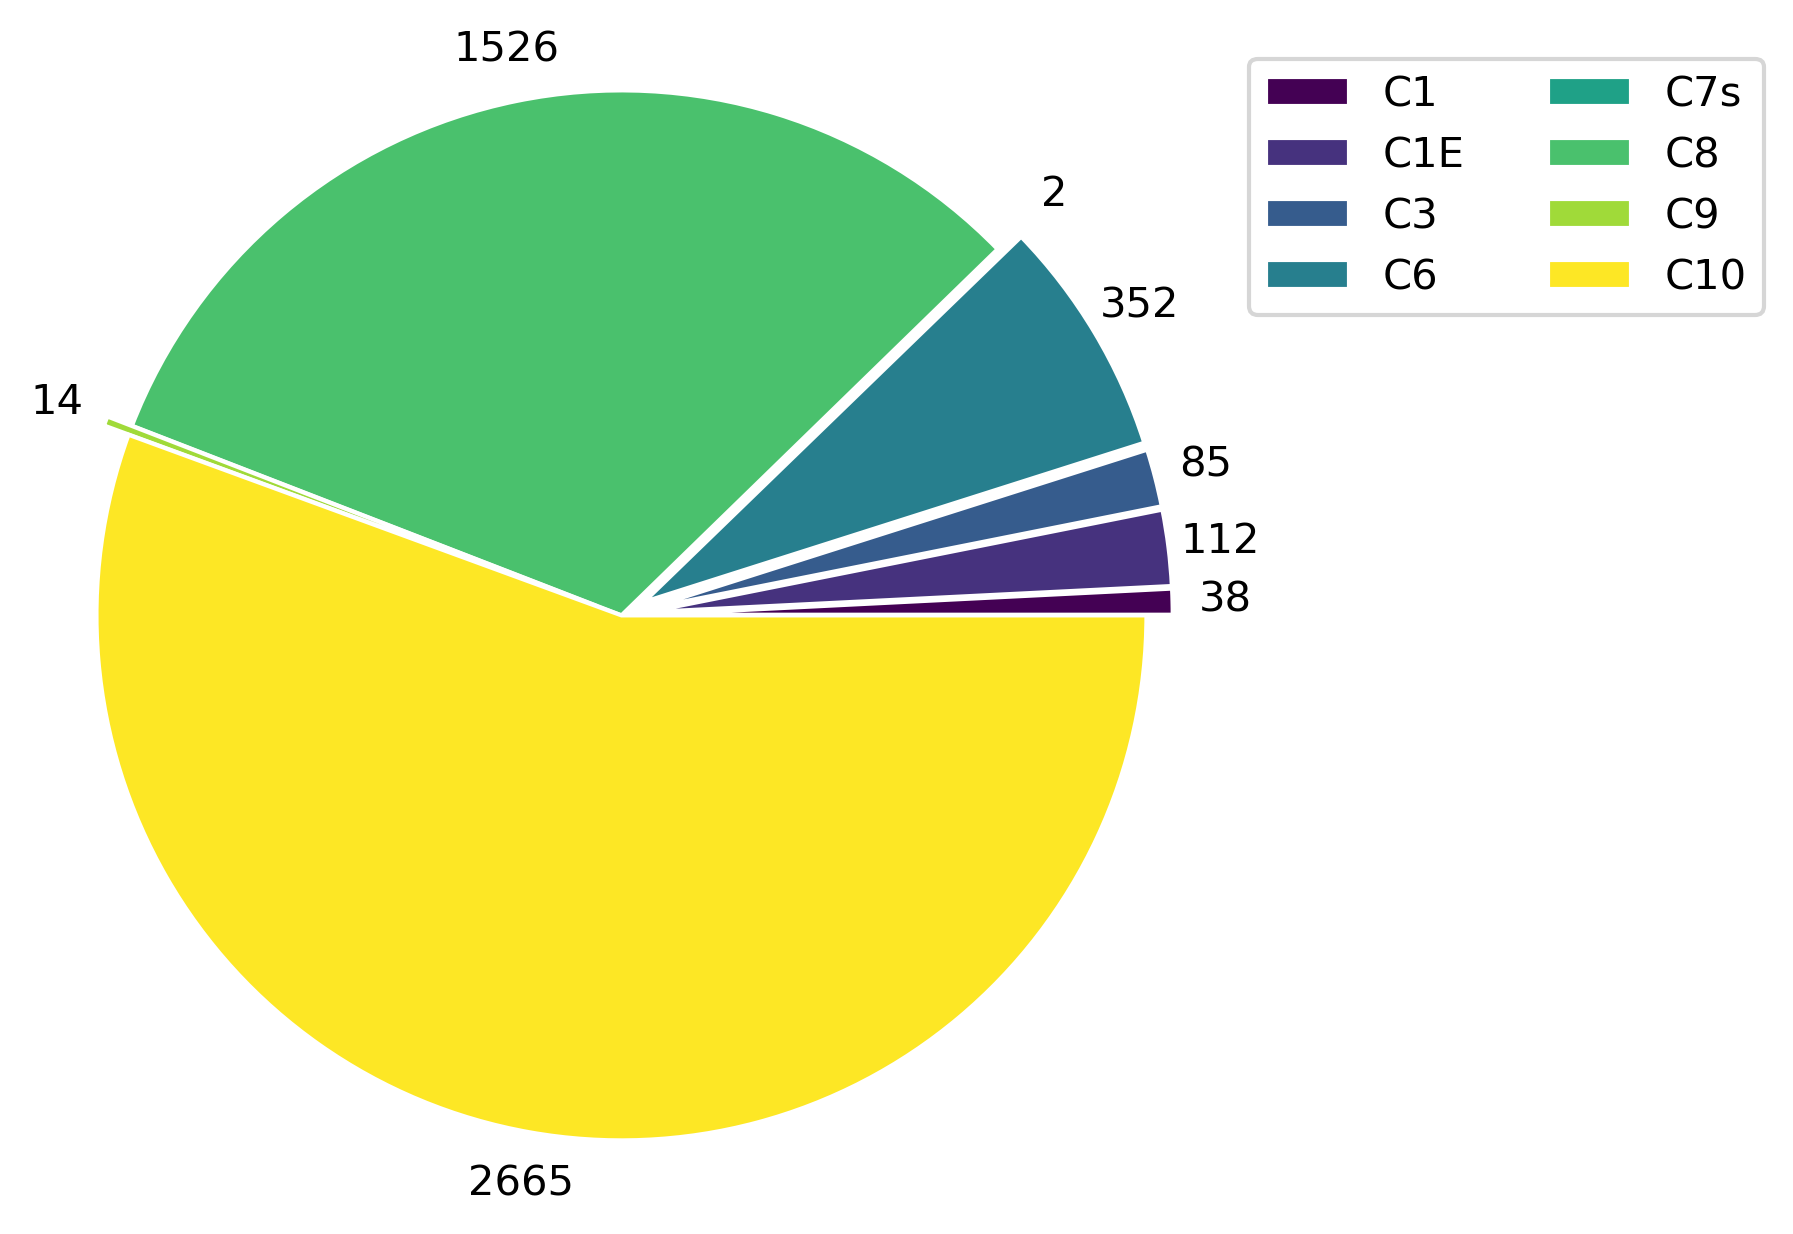

The Python source for this figure:
#!/usr/bin/python3

import os
import pandas as pd
import numpy as np
import matplotlib.pyplot as plt
import re

FILE_BASE = os.path.splitext(__file__)[0]
FILE_DATA = FILE_BASE + ".txt"
FILE_PNG  = FILE_BASE + ".png"
FILE_PDF  = FILE_BASE + ".pdf"

lineprops = {"linewidth": 1, "edgecolor": "white"}

# Alphanumeric sort for C-States
def cstate_key(cstate):
    return [int(text) if text.isdigit() else text.lower() for text in re.split('([0-9]+)', str(cstate))]

def label_print(pct, allvals):
    return str(round(pct/100.*sum(allvals)))

df = pd.read_csv(FILE_DATA, delim_whitespace=True, usecols=['C-State'])
grouped_data = df.groupby('C-State')['C-State'].count().reset_index(name='Entries')
grouped_data = grouped_data.iloc[grouped_data['C-State'].apply(cstate_key).argsort()]
colors = plt.get_cmap('viridis')(np.linspace(0, 1, len(grouped_data)))

fig, ax = plt.subplots(figsize=(5, 5))

labels = grouped_data['C-State']
total_entries = grouped_data['Entries'].sum()
threshold = (20 * total_entries) / 100
explode_arr = [0.05 if dat < threshold else 0 for dat in grouped_data['Entries']]
ax.pie(grouped_data['Entries'],
        autopct=lambda pct: label_print(pct, grouped_data['Entries']),
        wedgeprops=lineprops, pctdistance=1.1, explode=explode_arr, colors=colors)
ax.axis('equal')
plt.legend(labels, loc='upper center', bbox_to_anchor=(1, 0, 0.5, 1), ncol=2)

print(f'generate {FILE_PDF}')
plt.savefig(FILE_PDF, dpi=300, bbox_inches='tight')
print(f'generate {FILE_PNG}')
plt.savefig(FILE_PNG, dpi=300, bbox_inches='tight')
